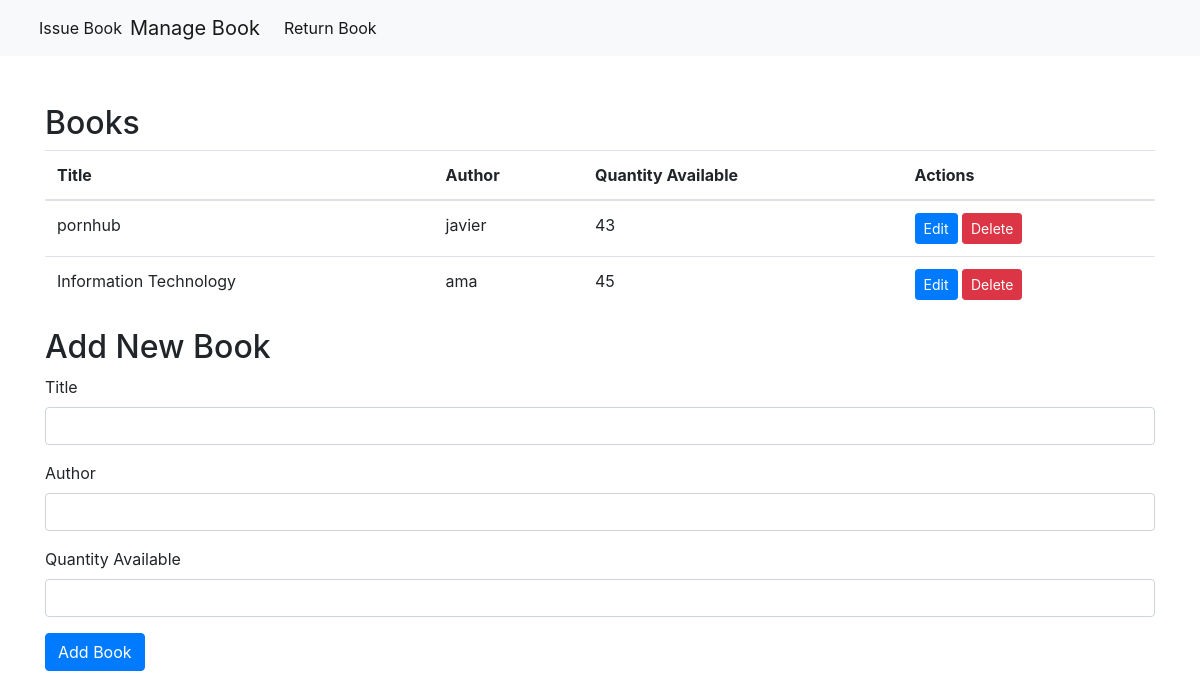
Before: /librarian.php with the older database file.
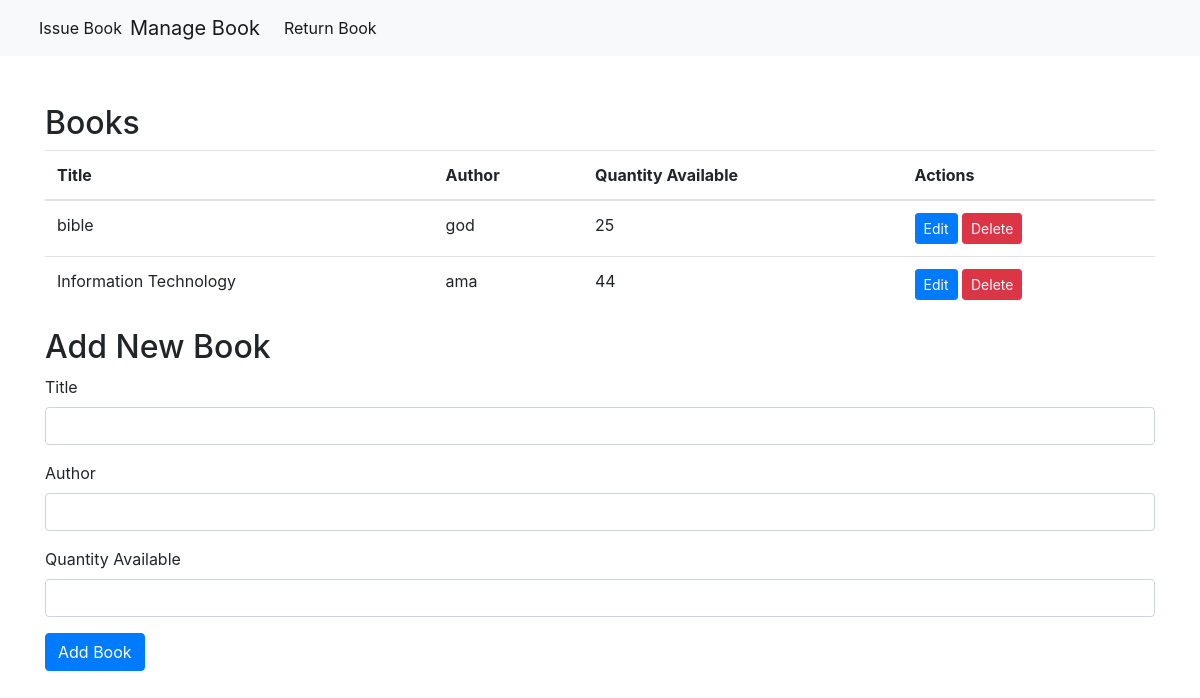
After: the same page with the newer database file.
### tables this page shows
CREATE TABLE `books` (
  `book_id` int(11) NOT NULL,
  `title` varchar(255) NOT NULL,
  `author` varchar(255) NOT NULL,
  `quantity_available` int(11) NOT NULL,
  `categoryID` int(11) DEFAULT NULL,
  `published` date DEFAULT NULL,
  `description` varchar(100) DEFAULT NULL
);

### librarian.php (the view, shortened to what this page needs)
<?php
require_once 'config.php';
$conn = mysqli_connect($host, $username, $password, $database);
function getAllBooks() {
    global $conn;
    $sql = "SELECT * FROM books";
    $result = mysqli_query($conn, $sql);
    $books = [];
    if ($result && mysqli_num_rows($result) > 0) {
        while ($row = mysqli_fetch_assoc($result)) {
            $books[] = $row;
        }
    }
    return $books;
}
$books = getAllBooks();
?>
<!DOCTYPE html>
<html>
<head>
    <link rel="stylesheet" href="https://maxcdn.bootstrapcdn.com/bootstrap/4.5.2/css/bootstrap.min.css">
</head>
<body>
    <nav class="navbar navbar-expand-lg navbar-light bg-light">
        <div class="container-fluid">
            <div class="collapse navbar-collapse" id="navbarNav">
                <ul class="navbar-nav">
                    <li class="nav-item">
                        <a class="nav-link active" href="student-borrow.php">Issue Book</a>
                    </li>
                    <li class="nav-item">
                        <a class="navbar-brand" href="librarian.php">Manage Book</a>
                    </li>
                    <li class="nav-item">
                        <a class="nav-link active" href="student-return.php">Return Book</a>
                    </li>
                </ul>
            </div>
        </div>
    </nav>
    <div class="container mt-5">
        <h2>Books</h2>
        <table class="table">
            <thead>
                <tr>
                    <th>Title</th>
                    <th>Author</th>
                    <th>Quantity Available</th>
                    <th>Actions</th>
                </tr>
            </thead>
            <tbody>
                <?php foreach ($books as $book): ?>
                <tr>
                    <td><?php echo $book['title']; ?></td>
                    <td><?php echo $book['author']; ?></td>
                    <td><?php echo $book['quantity_available']; ?></td>
                    <td>
                        <button class="btn btn-sm btn-primary edit-btn"
                            data-book-id="<?php echo $book['book_id']; ?>">Edit</button>
                        <a href="delete_book.php?id=<?php echo $book['book_id']; ?>" class="btn btn-sm btn-danger"
                            onclick="return confirm('Are you sure you want to delete this book?')">Delete</a>
                    </td>
                </tr>
                <?php endforeach; ?>
            </tbody>
        </table>
        <h2 class="mt-3" ;>Add New Book</h2>
        <form method="post">
            <div class="form-group">
                <label>Title</label>
                <input type="text" class="form-control" name="title" required>
            </div>
            <div class="form-group">
                <label>Author</label>
                <input type="text" class="form-control" name="author" required>
            </div>
            <div class="form-group">
                <label>Quantity Available</label>
                <input type="number" class="form-control" name="quantity" required>
            </div>
            <button type="submit" class="btn btn-primary" name="submit">Add Book</button>
        </form>
    </div>
</body>
</html>

Changed rows visible on the page:
changed books: title "pornhub" → "bible"; author "javier" → "god"; quantity_available "43" → "25"
changed books "Information Technology": quantity_available "45" → "44"
